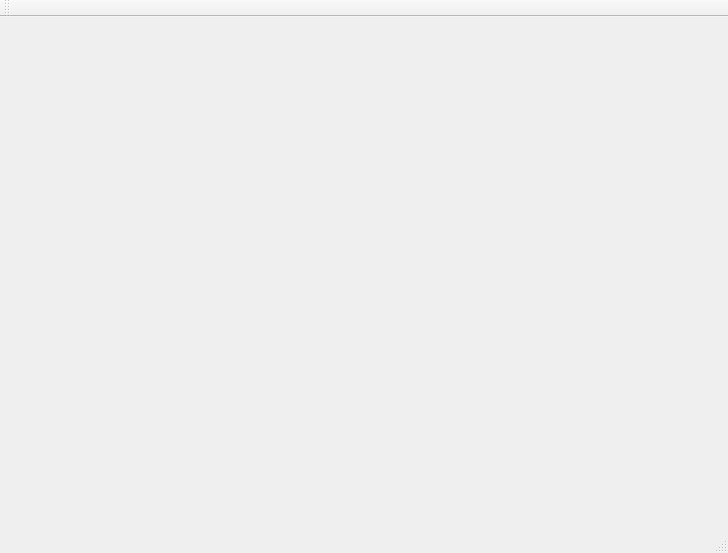
<?xml version="1.0" encoding="UTF-8"?>
<ui version="4.0">
 <class>MainWindow</class>
 <widget class="QMainWindow" name="MainWindow">
  <property name="geometry">
   <rect>
    <x>0</x>
    <y>0</y>
    <width>728</width>
    <height>553</height>
   </rect>
  </property>
  <property name="windowTitle">
   <string>MainWindow</string>
  </property>
  <widget class="QWidget" name="centralWidget"/>
  <widget class="QMenuBar" name="menuBar">
   <property name="geometry">
    <rect>
     <x>0</x>
     <y>0</y>
     <width>728</width>
     <height>21</height>
    </rect>
   </property>
  </widget>
  <widget class="QToolBar" name="mainToolBar">
   <attribute name="toolBarArea">
    <enum>TopToolBarArea</enum>
   </attribute>
   <attribute name="toolBarBreak">
    <bool>false</bool>
   </attribute>
  </widget>
  <widget class="QStatusBar" name="statusBar"/>
 </widget>
 <layoutdefault spacing="6" margin="11"/>
 <resources/>
 <connections/>
</ui>
